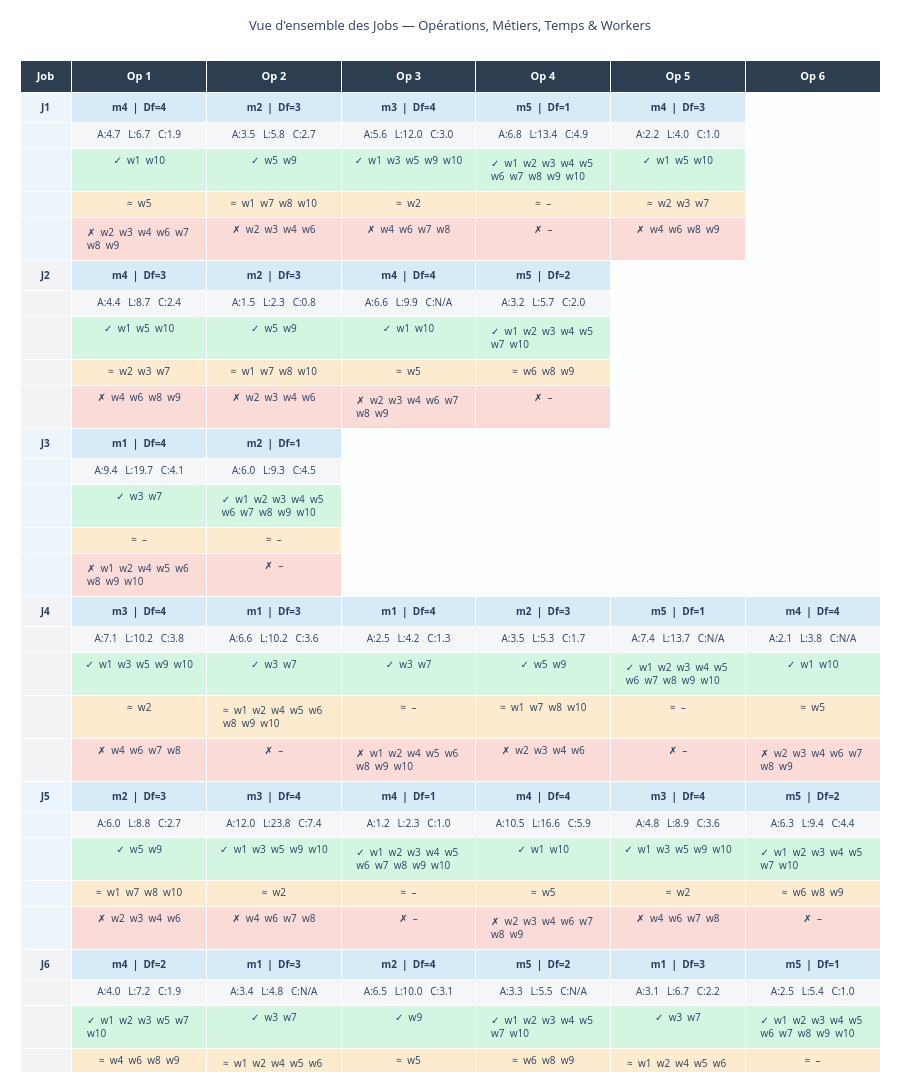

Write notebook code for a chart like this one.
### Code cell
instance.visualize_jobs_overview()

### Figure 1 — Plotly figure (JSON) as saved in the notebook; plotly's stock layout.template omitted (floating-point values rounded to 4 significant figures; data arrays with more than 128 entries replaced by an {"elided": "..."} marker saying what was removed)
{"data": [{"cells": {"align": "center", "fill": {"color": {"elided": "7x250 str values"}}, "font": {"size": 10}, "height": 26, "values": {"elided": "7x250 str values"}}, "columnwidth": [50, 130, 130, 130, 130, 130, 130], "header": {"align": "center", "fill": {"color": "#2C3E50"}, "font": {"color": "white", "size": 11}, "height": 32, "values": ["<b>Job</b>", "<b>Op 1</b>", "<b>Op 2</b>", "<b>Op 3</b>", "<b>Op 4</b>", "<b>Op 5</b>", "<b>Op 6</b>"]}, "type": "table"}], "layout": {"height": 7120, "margin": {"b": 20, "l": 20, "r": 20, "t": 60}, "title": {"font": {"size": 13}, "text": "Vue d'ensemble des Jobs — Opérations, Métiers, Temps & Workers", "x": 0.5}}}
